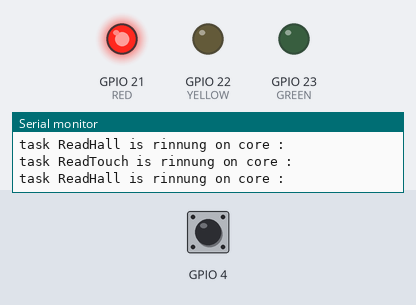
A sketch run on a simulated ESP32. Parts: output pins drawn as LEDs (lit = HIGH), the last lines printed to the serial monitor. Inputs (shaded band) come from the test bench; at power-on: GPIO 4 HIGH.

Above: at 0.5 s.
At 2.5 s:
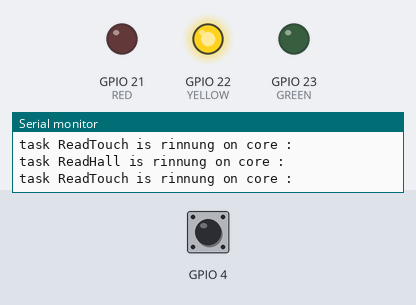
At 3.5 s:
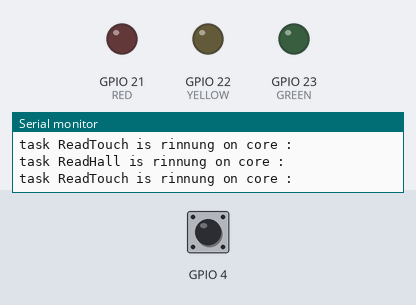
Timing chart, 0 to 5.2 s (numbered marks = the images above):
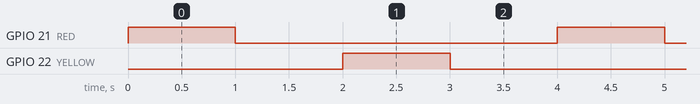

The sketch:

Queue.ino
```cpp
#include <queue.h>
//#include "Arduino_FreeRTOS.h" in case you are using an Arduino Board
//LEDs
#define GREEN 23
#define YELLOW 22
#define RED 21

struct presence {
  int hall;
  int touch;
  };

QueueHandle_t structQueue;


void setup() {
Serial.begin(115200);
pinMode(GREEN, OUTPUT);
pinMode(YELLOW, OUTPUT);
pinMode(RED, OUTPUT);

structQueue = xQueueCreate(10, sizeof(struct presence));
if(structQueue != NULL){

  xTaskCreate(Hall,"ReadHall",128,NULL,2,NULL);
  xTaskCreate(Touch,"ReadTouch",128,NULL,1,NULL);
  xTaskCreate(Alarming,"Alarming",128,NULL,3,NULL);

  }
  vTaskStartScheduler();

}

void loop() {

}
// this task read the internal HAll sensor value
void Hall(void * pvParameters){

  (void) pvParameters;
  for(;;){
    struct presence presence1;
    presence1.hall = hallRead();
    xQueueSend(structQueue, &presence1,portMAX_DELAY);
    Serial.println("task ReadHall is rinnung on core : ");
   // Serial.print(xPortGetCoreID());
    taskYIELD();

    }
  }
// this task read the internal touch sensor
  void Touch(void * pvParameters){

  (void) pvParameters;
  for(;;){
    struct presence presence2;
    presence2.touch = touchRead(T0);
    xQueueSend(structQueue, &presence2,portMAX_DELAY);
    Serial.println("task ReadTouch is rinnung on core : ");
   // Serial.print(xPortGetCoreID());
    taskYIELD();

    }
  }
// task indicates the state of the alarm
  void Alarming(void * pvParameters){
    (void) pvParameters;
    for(;;){
      struct presence alarme;
      if(xQueueReceive(structQueue,&alarme,portMAX_DELAY)== pdPASS){
        if(alarme.hall < 10){
          digitalWrite(YELLOW,HIGH);
          delay(1000);
          digitalWrite(YELLOW,LOW);
          delay(1000);
          }
          else if(alarme.touch < 20){
          digitalWrite(RED,HIGH);
          delay(1000);
          digitalWrite(RED,LOW);
          delay(1000);
          }
          else{          digitalWrite(GREEN,HIGH);}

          taskYIELD();
        }
      }


    }
```

Measured:
- by itself, GPIO 21 (RED), GPIO 22 (YELLOW): alternates HIGH for 1.0 s and LOW for 3.0 s
- by itself, everything shown: repeats every 4.0 s, in 4 steps
